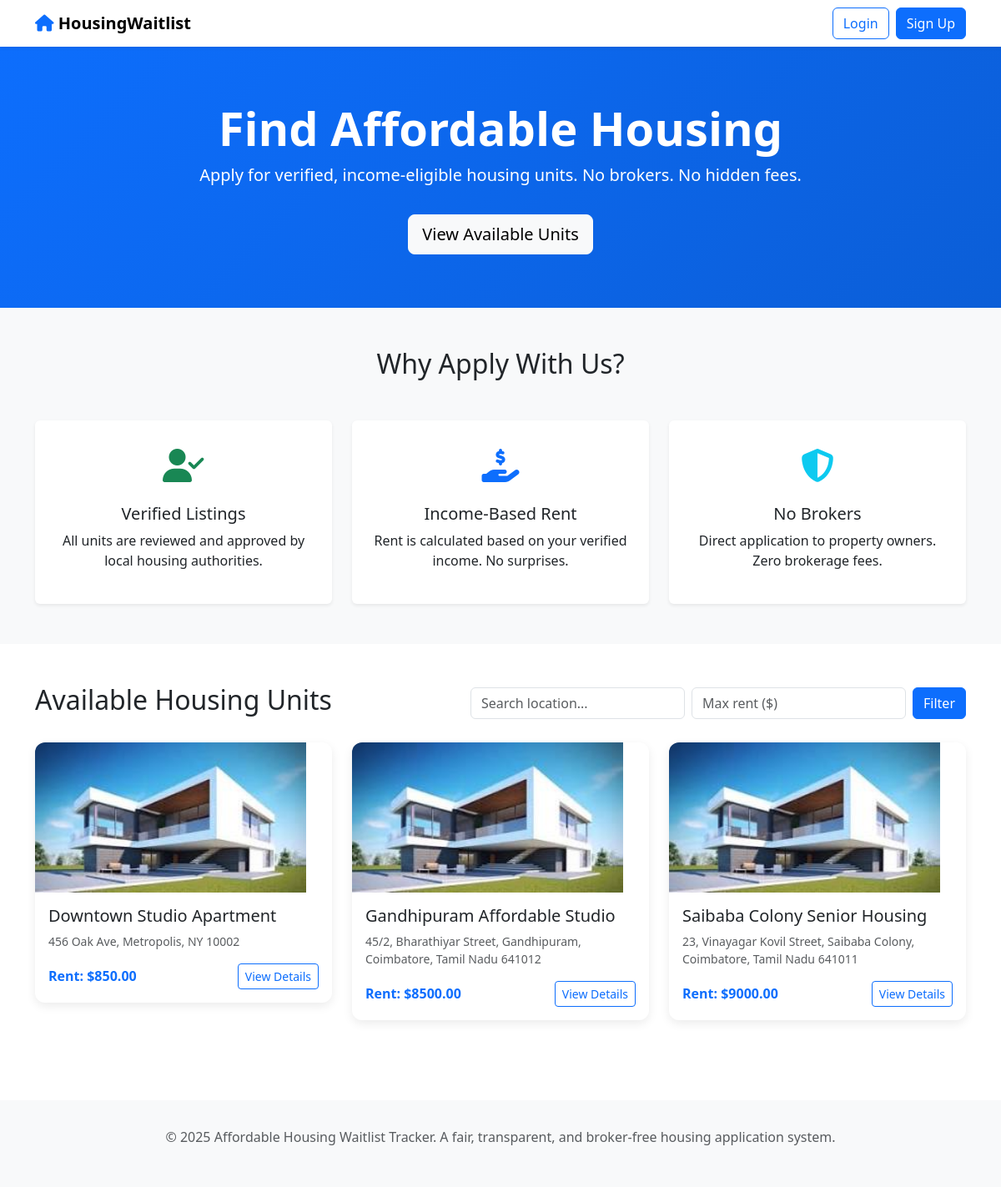
Page /housing/ on the committed database.
### housing/models.py (models this page shows, shortened)
class House(models.Model):
    title = models.CharField(max_length=255)
    address = models.TextField()
    image = models.ImageField(upload_to='houses/', blank=True, null=True)
    rent = models.DecimalField(max_digits=10, decimal_places=2, validators=[MinValueValidator(0)])
    owner = models.ForeignKey(Owner, on_delete=models.CASCADE, related_name='houses')
    availability = models.BooleanField(default=True)

### housing/views.py (the view)
# urls.py: path('', RedirectView.as_view(pattern_name='housing:house_list'), name='home'),
def house_list(request):
    houses = House.objects.filter(availability=True)
    location_query = request.GET.get('location', '').strip()
    max_rent = request.GET.get('max_rent')
    if location_query:
        houses = houses.filter(
            models.Q(title__icontains=location_query) |
            models.Q(address__icontains=location_query)
        )
    if max_rent and max_rent.isdigit():
        houses = houses.filter(rent__lte=float(max_rent))
    return render(request, 'housing/house_list.html', {
        'houses': houses,
        'location_query': location_query,
        'max_rent': max_rent,
    })

### housing/templates/housing/house_list.html (shortened to what this page needs)
{% extends 'base.html' %}
{% block content %}
<section class="hero">
    <div class="container text-center">
        <h1 class="display-4 fw-bold">Find Affordable Housing</h1>
        <p class="lead">Apply for verified, income-eligible housing units. No brokers. No hidden fees.</p>
        <a href="#houses" class="btn btn-light btn-lg mt-3">View Available Units</a>
    </div>
</section>
<section class="py-5 bg-light">
    <div class="container">
        <h2 class="text-center mb-5">Why Apply With Us?</h2>
        <div class="row g-4">
            <div class="col-md-4">
                <div class="benefit-card p-4 text-center bg-white rounded shadow-sm">
                    <div class="fs-1 mb-3"><i class="fas fa-user-check text-success"></i></div>
                    <h5>Verified Listings</h5>
                    <p>All units are reviewed and approved by local housing authorities.</p>
                </div>
            </div>
            <div class="col-md-4">
                <div class="benefit-card p-4 text-center bg-white rounded shadow-sm">
                    <div class="fs-1 mb-3"><i class="fas fa-hand-holding-usd text-primary"></i></div>
                    <h5>Income-Based Rent</h5>
                    <p>Rent is calculated based on your verified income. No surprises.</p>
                </div>
            </div>
            <div class="col-md-4">
                <div class="benefit-card p-4 text-center bg-white rounded shadow-sm">
                    <div class="fs-1 mb-3"><i class="fas fa-shield-alt text-info"></i></div>
                    <h5>No Brokers</h5>
                    <p>Direct application to property owners. Zero brokerage fees.</p>
                </div>
            </div>
        </div>
    </div>
</section>
<section class="py-5" id="houses">
    <div class="container">
        <div class="d-flex justify-content-between align-items-center mb-4">
            <h2>Available Housing Units</h2>
            <form method="get" class="d-flex">
                <input type="text" name="location" value="{{ location_query }}"
                       class="form-control me-2" placeholder="Search location...">
                <input type="number" name="max_rent" value="{{ max_rent }}"
                       class="form-control me-2" placeholder="Max rent ($)" min="0">
                <button type="submit" class="btn btn-primary">Filter</button>
            </form>
        </div>
        {% if houses %}
            <div class="row g-4">
            {% for house in houses %}
                <div class="col-md-6 col-lg-4">
                    <div class="house-card">
                        {% if house.image %}
                            <img src="{{ house.image.url }}" alt="{{ house.title }}">
                        {% else %}
                            <div class="bg-light d-flex justify-content-center align-items-center" style="height:180px;">
                                <span class="text-muted">No Image</span>
                            </div>
                        {% endif %}
                        <div class="p-3">
                            <h5>{{ house.title }}</h5>
                            <p class="text-muted small">{{ house.address|truncatewords:10 }}</p>
                            <div class="d-flex justify-content-between align-items-center mt-2">
                                <span class="fw-bold text-primary">Rent: ${{ house.rent }}</span>
                                <a href="{% url 'housing:house_detail' house.pk %}" class="btn btn-sm btn-outline-primary">
                                    View Details
                                </a>
                            </div>
                        </div>
                    </div>
                </div>
            {% endfor %}
            </div>
        {% endif %}
    </div>
</section>
{% endblock %}

### housing/templates/base.html (shortened to what this page needs)
<!DOCTYPE html>
<html lang="en">
<head>
    <link href="https://cdn.jsdelivr.net/npm/bootstrap@5.3.3/dist/css/bootstrap.min.css" rel="stylesheet">
    <link rel="stylesheet" href="https://cdnjs.cloudflare.com/ajax/libs/font-awesome/6.5.0/css/all.min.css">
</head>
<body>
    <nav class="navbar navbar-expand-lg navbar-light bg-white shadow-sm">
        <div class="container">
            <a class="navbar-brand fw-bold" href="{% url 'home' %}">
                <i class="fas fa-home text-primary"></i> HousingWaitlist
            </a>
            <div class="d-flex align-items-center">
                {% if user.is_authenticated %}
                    <span class="me-3">Hello, {{ user.username }}!</span>
                    <a href="{% url 'logout' %}" class="btn btn-outline-secondary btn-sm">Logout</a>
                {% else %}
                    <a href="{% url 'login' %}" class="btn btn-outline-primary me-2">Login</a>
                    <a href="{% url 'signup' %}" class="btn btn-primary">Sign Up</a>
                {% endif %}
            </div>
        </div>
    </nav>
    <main>
        {% block content %}{% endblock %}
    </main>
    <footer class="footer">
        <div class="container text-center text-muted">
            <p>© 2025 Affordable Housing Waitlist Tracker. A fair, transparent, and broker-free housing application system.</p>
        </div>
    </footer>
</body>
</html>

### housing/templates/base.html (style rules this page uses)
body { font-family: 'Segoe UI', system-ui, sans-serif; }
.hero { background: linear-gradient(135deg, #0d6efd 0%, #0b5ed7 100%); color: white; padding: 4rem 0; }
.benefit-card { transition: transform 0.3s; }
.house-card { border-radius: 12px; overflow: hidden; box-shadow: 0 4px 12px rgba(0,0,0,0.08); }
.house-card img { height: 180px; object-fit: cover; }
.footer { background: #f8f9fa; padding: 2rem 0; margin-top: 3rem; }

### rows in the picture
House: image (picture), title "Downtown Studio Apartment", address "456 Oak Ave, Metropolis, NY 10002", rent "850.00"
House: image (picture), title "Gandhipuram Affordable Studio", address "45/2, Bharathiyar Street, Gandhipuram, Coimbatore, Tamil Nadu 641012", rent "8500.00"
House: image (picture), title "Saibaba Colony Senior Housing", address "23, Vinayagar Kovil Street, Saibaba Colony, Coimbatore, Tamil Nadu 641011", rent "9000.00"
